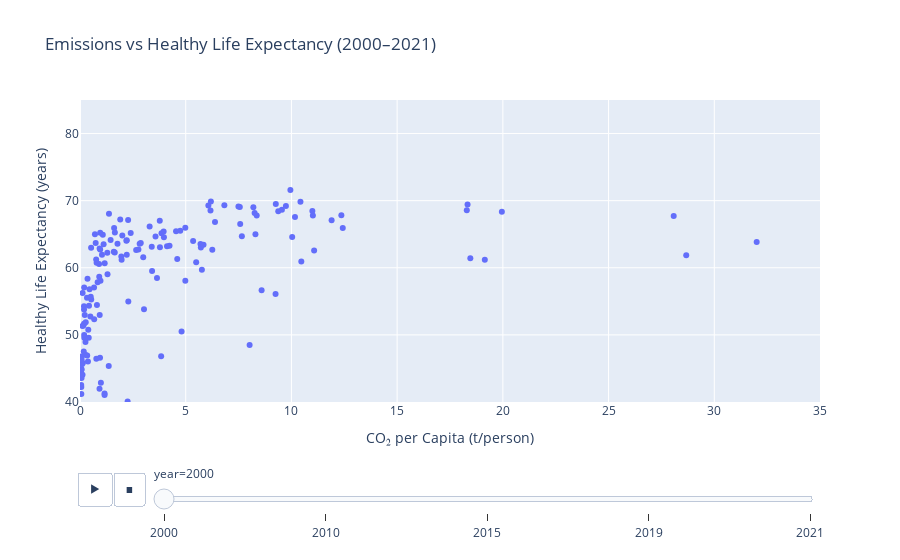

The notebook cell saved with this chart:
### Code cell
import plotly.express as px

# Interactive scatter with animation over years
fig = px.scatter(
    merged_df, 
    x='co2_per_capita', 
    y='healthy_life_expectancy_at_birth',
    animation_frame='year', 
    animation_group='country',
    hover_name='country',
    range_x=[0, 35], 
    range_y=[40, 85],
    labels={
        'co2_per_capita': 'CO₂ per Capita (t/person)',
        'healthy_life_expectancy_at_birth': 'Healthy Life Expectancy (years)'
    },
    title='Emissions vs Healthy Life Expectancy (2000–2021)'
)

fig.show()

### Figure 1 — Plotly figure (JSON) as saved in the notebook; plotly's stock layout.template omitted (floating-point values rounded to 4 significant figures; data arrays with more than 128 entries replaced by an {"elided": "..."} marker saying what was removed)
{"data": [{"hovertemplate": "<b>%{hovertext}</b><br><br>year=2000<br>CO₂ per Capita (t/person)=%{x}<br>Healthy Life Expectancy (years)=%{y}<extra></extra>", "hovertext": {"elided": "162 str values"}, "ids": {"elided": "162 str values"}, "legendgroup": "", "marker": {"color": "#636efa", "symbol": "circle"}, "mode": "markers", "name": "", "orientation": "v", "showlegend": false, "type": "scatter", "x": {"elided": "162 float values"}, "xaxis": "x", "y": {"elided": "162 float values"}, "yaxis": "y"}], "layout": {"legend": {"tracegroupgap": 0}, "sliders": [{"active": 0, "currentvalue": {"prefix": "year="}, "len": 0.9, "pad": {"b": 10, "t": 60}, "steps": [{"args": [["2000"], {"frame": {"duration": 0, "redraw": false}, "fromcurrent": true, "mode": "immediate", "transition": {"duration": 0, "easing": "linear"}}], "label": "2000", "method": "animate"}, {"args": [["2010"], {"frame": {"duration": 0, "redraw": false}, "fromcurrent": true, "mode": "immediate", "transition": {"duration": 0, "easing": "linear"}}], "label": "2010", "method": "animate"}, {"args": [["2015"], {"frame": {"duration": 0, "redraw": false}, "fromcurrent": true, "mode": "immediate", "transition": {"duration": 0, "easing": "linear"}}], "label": "2015", "method": "animate"}, {"args": [["2019"], {"frame": {"duration": 0, "redraw": false}, "fromcurrent": true, "mode": "immediate", "transition": {"duration": 0, "easing": "linear"}}], "label": "2019", "method": "animate"}, {"args": [["2021"], {"frame": {"duration": 0, "redraw": false}, "fromcurrent": true, "mode": "immediate", "transition": {"duration": 0, "easing": "linear"}}], "label": "2021", "method": "animate"}], "x": 0.1, "xanchor": "left", "y": 0, "yanchor": "top"}], "title": {"text": "Emissions vs Healthy Life Expectancy (2000–2021)"}, "updatemenus": [{"buttons": [{"args": [null, {"frame": {"duration": 500, "redraw": false}, "fromcurrent": true, "mode": "immediate", "transition": {"duration": 500, "easing": "linear"}}], "label": "&#9654;", "method": "animate"}, {"args": [[null], {"frame": {"duration": 0, "redraw": false}, "fromcurrent": true, "mode": "immediate", "transition": {"duration": 0, "easing": "linear"}}], "label": "&#9724;", "method": "animate"}], "direction": "left", "pad": {"r": 10, "t": 70}, "showactive": false, "type": "buttons", "x": 0.1, "xanchor": "right", "y": 0, "yanchor": "top"}], "xaxis": {"anchor": "y", "domain": [0, 1], "range": [0, 35], "title": {"text": "CO₂ per Capita (t/person)"}}, "yaxis": {"anchor": "x", "domain": [0, 1], "range": [40, 85], "title": {"text": "Healthy Life Expectancy (years)"}}}}
